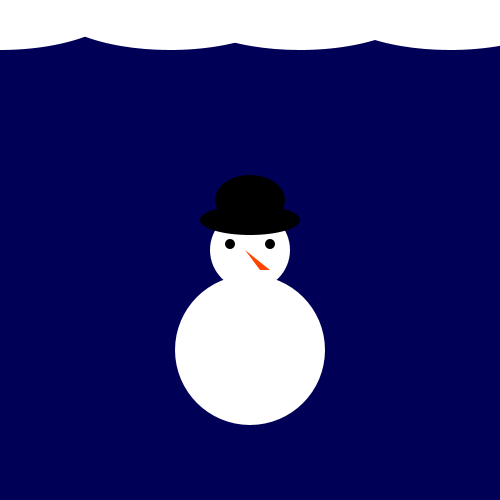
Frame 1 (no input)
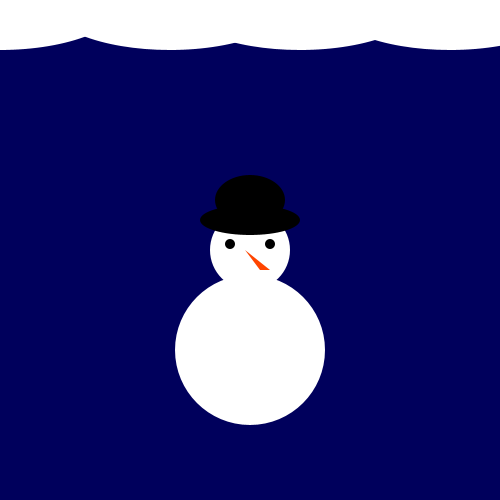
Frame 60 (the mouse pressed at the canvas centre just before this capture)
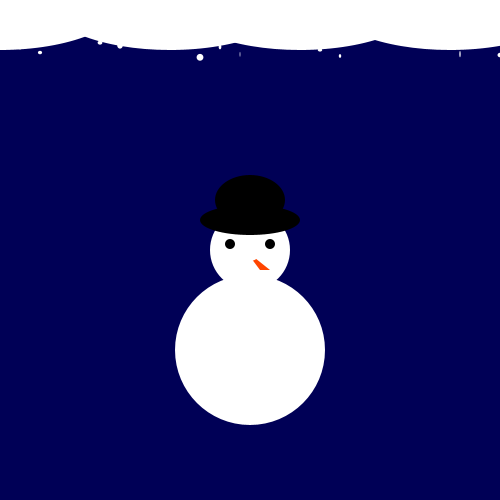
Frame 120 (the mouse held since frame 60 and released just before this capture)

The Processing sketch that drew these frames (run headless with seeded random() and noise(); from frame 60 on, the mouse is pressed at the canvas centre):

// Processing sketch: processing_155963
// ── processing_155963.pde

float x = 0;
float y = 0;
float r = 0;

void setup() {
 
size(500,500);
noStroke();
smooth();
ellipseMode(CENTER);
}

void draw() { 
  line(random(100), random(100), random(100), random(100));
  background(0,0,random(102));
  fill(255,255,255);
  ellipse(0,0,250,100); //cloud
  ellipse(170,0,250,100); //cloud
  ellipse(300,0,250,100); //cloud
  ellipse(450,0,250,100); //cloud
  ellipse(250, 250, 80,80); //Head
  ellipse(250, 350, 150,150); //Body
  fill(0,0,0);
  ellipse(230, 244, 10,10); //Left eye
  ellipse(270, 244, 10,10); //Right eye
  fill(255,69,0);
  triangle(245, 250, 260, 270, 270, 270); //Nose
  fill(0,0,0);
  ellipse(250,220,100,30);
  ellipse(250,200,70,50);
  fill(255,255,255);
  x = x + 0.5;
  y = y + 0.6;
  
  
  for(int i = 0; i<=29; i++) {
   ellipse(20 + (i*20), random(x), random(7), random(7)); 
  }
  translate(mouseX, mouseY);
  rotate(r);
  ellipse(0,0,22,22);
  r = r + 0.1;

}
